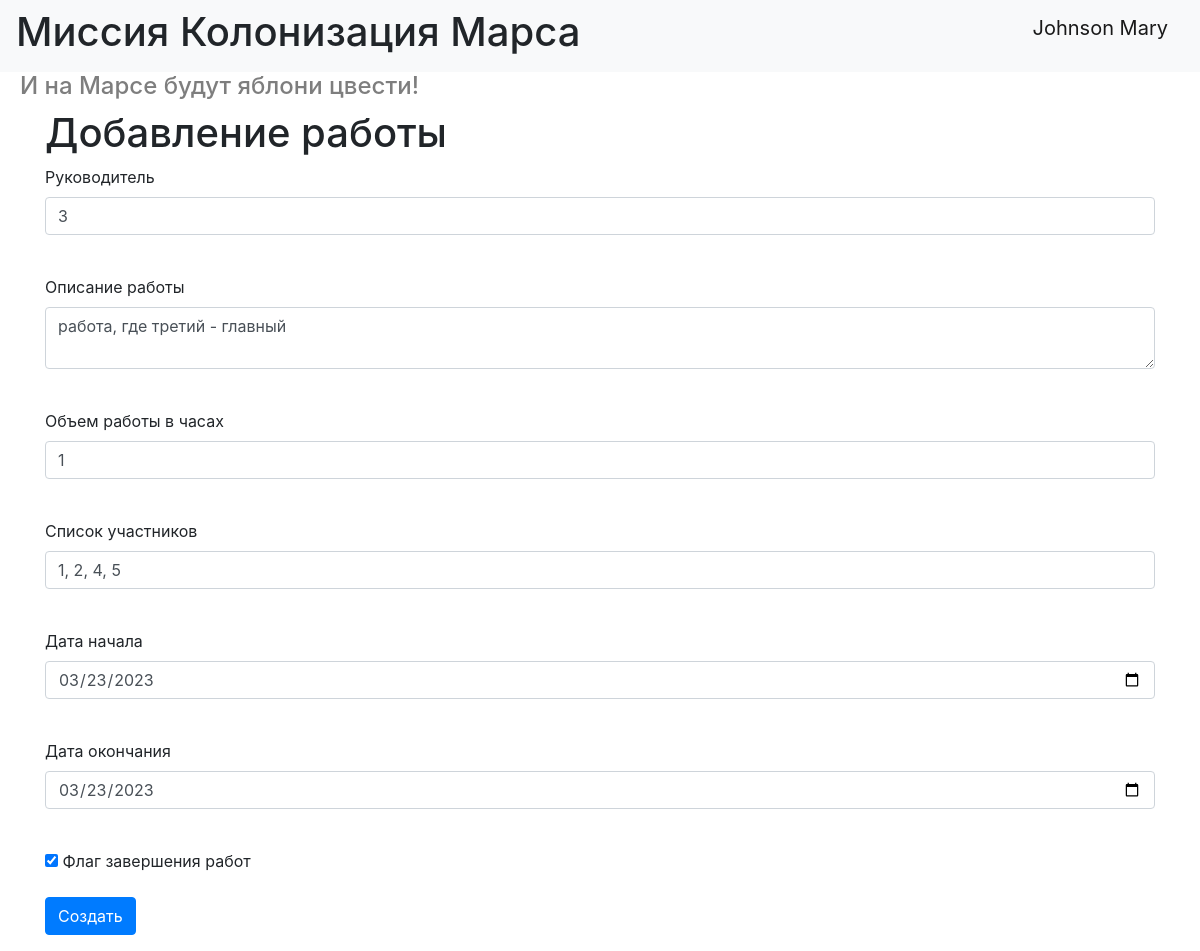
/job/8 (signed in), run on the app's committed database.
### data/users.py (models this page shows, shortened)
class User(SqlAlchemyBase, UserMixin):
    __tablename__ = 'users'
    id = sqlalchemy.Column(sqlalchemy.Integer,
                           primary_key=True, autoincrement=True)
    surname = sqlalchemy.Column(sqlalchemy.String, nullable=True)
    name = sqlalchemy.Column(sqlalchemy.String, nullable=True)
    age = sqlalchemy.Column(sqlalchemy.Integer, nullable=True)
    position = sqlalchemy.Column(sqlalchemy.String, nullable=True)
    speciality = sqlalchemy.Column(sqlalchemy.String, nullable=True)
    address = sqlalchemy.Column(sqlalchemy.String, nullable=True)
    email = sqlalchemy.Column(sqlalchemy.String,
                              unique=True, nullable=True)
    hashed_password = sqlalchemy.Column(sqlalchemy.String, nullable=True)
    modified_date = sqlalchemy.Column(sqlalchemy.DateTime,
                                      default=datetime.datetime.now)
    jobs = orm.relationship("Jobs", back_populates='user')
    department = orm.relationship('Department')

### data/jobs.py (models this page shows, shortened)
class Jobs(SqlAlchemyBase):
    __tablename__ = 'jobs'
    id = sqlalchemy.Column(sqlalchemy.Integer,
                           primary_key=True, autoincrement=True)
    team_leader = sqlalchemy.Column(sqlalchemy.Integer,
                                    sqlalchemy.ForeignKey("users.id"))
    job = sqlalchemy.Column(sqlalchemy.String, nullable=True)
    work_size = sqlalchemy.Column(sqlalchemy.Integer, nullable=True)
    collaborators = sqlalchemy.Column(sqlalchemy.String, nullable=True)
    start_date = sqlalchemy.Column(sqlalchemy.Date, nullable=True)
    end_date = sqlalchemy.Column(sqlalchemy.Date, nullable=False)
    is_finished = sqlalchemy.Column(sqlalchemy.Boolean, nullable=False)
    user = orm.relationship('User')

### index.py (the view, shortened to what this page needs)
@app.route('/job/<int:job_id>', methods=['GET', 'POST'])
@login_required
def edit_job(job_id):
    form = JobForm()
    if request.method == "GET":
        db_sess = db_session.create_session()
        if current_user.id == 1:
            job = db_sess.query(Jobs).get(job_id, 0)
        else:
            job = db_sess.query(Jobs).filter(Jobs.id == job_id, Jobs.user == current_user).first()
        if job:
            form.team_leader.data = job.team_leader
            form.job.data = job.job
            form.work_size.data = job.work_size
            form.collaborators.data = job.collaborators
            form.start_date.data = job.start_date
            form.end_date.data = job.end_date
            form.is_finished.data = job.is_finished
        else:
            abort(404)
    return render_template('create_job.html', form=form, title='Редактирование работы')

### forms/job.py
class JobForm(FlaskForm):
    team_leader = IntegerField('Руководитель', validators=[DataRequired()])
    job = TextAreaField('Описание работы', validators=[DataRequired()])
    work_size = IntegerField('Объем работы в часах', validators=[DataRequired()])
    collaborators = StringField('Список участников')
    start_date = DateField('Дата начала')
    end_date = DateField('Дата окончания')
    is_finished = BooleanField('Флаг завершения работ')
    submit = SubmitField('Создать')

### data/db_session.py (called while the page is built)
def create_session() -> Session:
    global __factory
    return __factory()

### index.py (called while the page is built)
@login_manager.user_loader
def load_user(user_id):
    db_sess = db_session.create_session()
    return db_sess.query(User).get(user_id)

### templates/create_job.html (shortened to what this page needs)
{% extends "base.html" %}
{% block content %}
    <h1>Добавление работы</h1>
    <form action="" method="post">
        <p>
            {{ form.team_leader.label }}<br>
            {{ form.team_leader(class="form-control", type="integer") }}<br>
        </p>
        <p>
            {{ form.job.label }}<br>
            {{ form.job(class="form-control", type="text") }}<br>
        </p>
        <p>
            {{ form.work_size.label }}<br>
            {{ form.work_size(class="form-control", type="integer") }}<br>
        </p>
        <p>
            {{ form.collaborators.label }}<br>
            {{ form.collaborators(class="form-control", type="string") }}<br>
        </p>
        <p>
            {{ form.start_date.label }}<br>
            {{ form.start_date(class="form-control", type="date") }}<br>
        </p>
        <p>
            {{ form.end_date.label }}<br>
            {{ form.end_date(class="form-control", type="date") }}<br>
        </p>
        <p>{{ form.is_finished() }} {{ form.is_finished.label }}</p>
        <p>{{ form.submit(type="submit", class="btn btn-primary") }}</p>
    </form>
{% endblock %}

### templates/base.html (shortened to what this page needs)
<!doctype html>
<html lang="en">
<head>
    <link rel="stylesheet"
          href="https://stackpath.bootstrapcdn.com/bootstrap/4.4.1/css/bootstrap.min.css"
>
    <link rel="stylesheet" type="text/css" href="/static/css/style.css">
</head>
<body>
<header>
    <nav class="navbar navbar-light bg-light">
        <h1> Миссия Колонизация Марса </h1>
        {% if current_user.is_authenticated %}
            <p>
                <a class="navbar-brand" href="/logout">{{ current_user.surname }} {{ current_user.name }}</a>
            </p>
        {% else %}
            <p>
                <a class="btn btn-primary " href="/register">Зарегистрироваться</a>
                <a class="btn btn-success" href="/login">Войти</a>
            </p>
        {% endif %}
    </nav>
    <h4> И на Марсе будут яблони цвести! </h4>
</header>
<main role="main" class="container">
    {% block content %}{% endblock %}
</main>
</body>
</html>

### static/css/style.css (style rules this page uses)
h4 { margin-left: 20px; color: #7e7e7e; }

### data on the page
User: surname "Johnson", name "Mary"
Jobs: team_leader "3", job "работа, где третий - главный", work_size "1", collaborators "1, 2, 4, 5", start_date "03/23/2023", end_date "03/23/2023", is_finished "☑"
